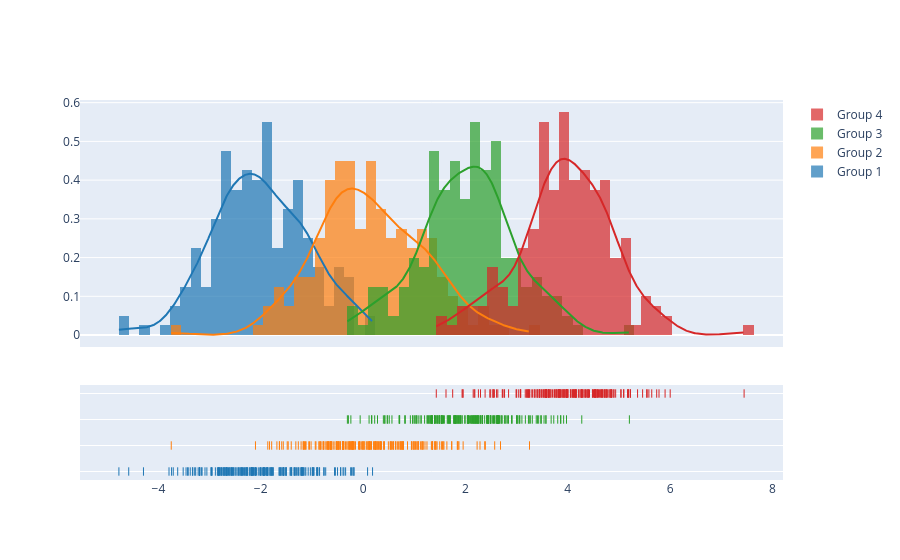

Notebook cell for this chart:
### Code cell
import plotly.figure_factory as ff

# Add histogram data
x1 = np.random.randn(200) - 2
x2 = np.random.randn(200)
x3 = np.random.randn(200) + 2
x4 = np.random.randn(200) + 4

# Group data together
hist_data = [x1, x2, x3, x4]

group_labels = ['Group 1', 'Group 2', 'Group 3', 'Group 4']

# Create distplot with custom bin_size
fig = ff.create_distplot(hist_data, group_labels, bin_size=.2)
fig.show()

### Figure 1 — Plotly figure (JSON) as saved in the notebook; plotly's stock layout.template omitted (floating-point values rounded to 4 significant figures; data arrays with more than 128 entries replaced by an {"elided": "..."} marker saying what was removed)
{"data": [{"autobinx": false, "histnorm": "probability density", "legendgroup": "Group 1", "marker": {"color": "rgb(31, 119, 180)"}, "name": "Group 1", "opacity": 0.7, "type": "histogram", "x": {"elided": "200 float values"}, "xaxis": "x", "xbins": {"end": 0.1853, "size": 0.2, "start": -4.771}, "yaxis": "y"}, {"autobinx": false, "histnorm": "probability density", "legendgroup": "Group 2", "marker": {"color": "rgb(255, 127, 14)"}, "name": "Group 2", "opacity": 0.7, "type": "histogram", "x": {"elided": "200 float values"}, "xaxis": "x", "xbins": {"end": 3.252, "size": 0.2, "start": -3.748}, "yaxis": "y"}, {"autobinx": false, "histnorm": "probability density", "legendgroup": "Group 3", "marker": {"color": "rgb(44, 160, 44)"}, "name": "Group 3", "opacity": 0.7, "type": "histogram", "x": {"elided": "200 float values"}, "xaxis": "x", "xbins": {"end": 5.204, "size": 0.2, "start": -0.3066}, "yaxis": "y"}, {"autobinx": false, "histnorm": "probability density", "legendgroup": "Group 4", "marker": {"color": "rgb(214, 39, 40)"}, "name": "Group 4", "opacity": 0.7, "type": "histogram", "x": {"elided": "200 float values"}, "xaxis": "x", "xbins": {"end": 7.446, "size": 0.2, "start": 1.431}, "yaxis": "y"}, {"legendgroup": "Group 1", "marker": {"color": "rgb(31, 119, 180)"}, "mode": "lines", "name": "Group 1", "showlegend": false, "type": "scatter", "x": {"elided": "500 float values"}, "xaxis": "x", "y": {"elided": "500 float values"}, "yaxis": "y"}, {"legendgroup": "Group 2", "marker": {"color": "rgb(255, 127, 14)"}, "mode": "lines", "name": "Group 2", "showlegend": false, "type": "scatter", "x": {"elided": "500 float values"}, "xaxis": "x", "y": {"elided": "500 float values"}, "yaxis": "y"}, {"legendgroup": "Group 3", "marker": {"color": "rgb(44, 160, 44)"}, "mode": "lines", "name": "Group 3", "showlegend": false, "type": "scatter", "x": {"elided": "500 float values"}, "xaxis": "x", "y": {"elided": "500 float values"}, "yaxis": "y"}, {"legendgroup": "Group 4", "marker": {"color": "rgb(214, 39, 40)"}, "mode": "lines", "name": "Group 4", "showlegend": false, "type": "scatter", "x": {"elided": "500 float values"}, "xaxis": "x", "y": {"elided": "500 float values"}, "yaxis": "y"}, {"legendgroup": "Group 1", "marker": {"color": "rgb(31, 119, 180)", "symbol": "line-ns-open"}, "mode": "markers", "name": "Group 1", "showlegend": false, "type": "scatter", "x": {"elided": "200 float values"}, "xaxis": "x", "y": {"elided": "200 str values"}, "yaxis": "y2"}, {"legendgroup": "Group 2", "marker": {"color": "rgb(255, 127, 14)", "symbol": "line-ns-open"}, "mode": "markers", "name": "Group 2", "showlegend": false, "type": "scatter", "x": {"elided": "200 float values"}, "xaxis": "x", "y": {"elided": "200 str values"}, "yaxis": "y2"}, {"legendgroup": "Group 3", "marker": {"color": "rgb(44, 160, 44)", "symbol": "line-ns-open"}, "mode": "markers", "name": "Group 3", "showlegend": false, "type": "scatter", "x": {"elided": "200 float values"}, "xaxis": "x", "y": {"elided": "200 str values"}, "yaxis": "y2"}, {"legendgroup": "Group 4", "marker": {"color": "rgb(214, 39, 40)", "symbol": "line-ns-open"}, "mode": "markers", "name": "Group 4", "showlegend": false, "type": "scatter", "x": {"elided": "200 float values"}, "xaxis": "x", "y": {"elided": "200 str values"}, "yaxis": "y2"}], "layout": {"barmode": "overlay", "hovermode": "closest", "legend": {"traceorder": "reversed"}, "xaxis": {"anchor": "y2", "domain": [0.0, 1.0], "zeroline": false}, "yaxis": {"anchor": "free", "domain": [0.35, 1], "position": 0.0}, "yaxis2": {"anchor": "x", "domain": [0, 0.25], "dtick": 1, "showticklabels": false}}}
